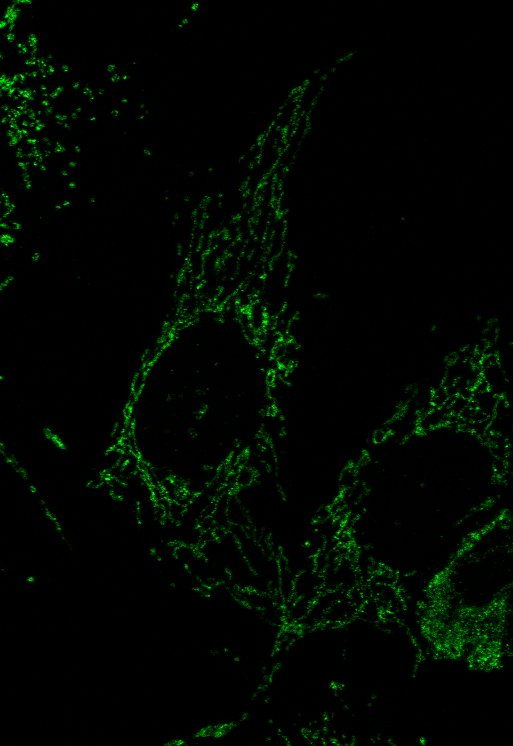
#> input picture images/mitochondria test.jpg, 513 x 746 px, found by its file name
$ jupyter execute --allow-errors 'Mitichondria Quantification.ipynb'   (shell and % lines are left out)
#> lines starting #> are read from the running program, lines starting #| are printed output that depends on the picture; after the words box and inside, x2 and y2 are one past the last pixel; in counts of white or black regions, pixels touching at a corner belong together
#> further down, img is the input picture: shape (746, 513, 3); mean B, G, R 1.5, 7.1, 1.4
[cell 1]
import cv2
import numpy as np
import matplotlib.pyplot as plt
from skimage.io import imread

[cell 2]
def getContours(img, cThr=[100,100], showCanny=False, minArea = 0, _filter=0):

    #extract ROI
#> called with showCanny = True, minArea = 0, _filter = 0
    roi = img[200:400,200:400]
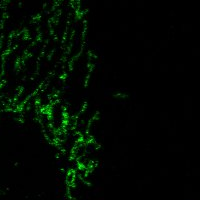
#> roi: shape (200, 200, 3); mean B, G, R 1.8, 9, 1.7

    #make a brighter image
    matrix = np.ones(roi.shape) * 2
    img_brighter = np.uint8(cv2.multiply(np.float64(roi),matrix))
    cv2.imwrite("brighter image.png",img_brighter)

    cv2.imwrite("ROI.png",roi)

    # write original image
    cv2.imwrite("original_img.png",img)
    imgGray = cv2.cvtColor(img_brighter,cv2.COLOR_BGR2GRAY)
    imgBlur = cv2.GaussianBlur(imgGray,(3,3),1)
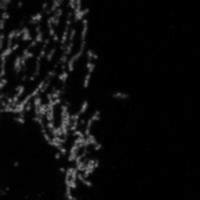
#> imgBlur: shape (200, 200); min 0, max 136, mean 11.1
    cv2.imwrite("blur_img.png",imgBlur)
    imgCanny = cv2.Canny(imgGray, cThr[0], cThr[1])
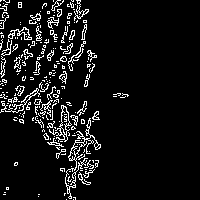
#> imgCanny: shape (200, 200); 7.9% white in thin lines or dots, all inside (x1, y1, x2, y2) = (0, 0, 129, 200)


    kerneldilate = np.ones((2,2))
    kernelerode = np.ones((1,1))
    imgDial = cv2.dilate(imgCanny, kerneldilate, iterations = 1)
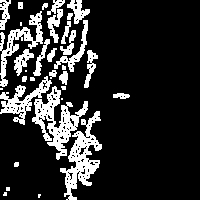
#> imgDial: shape (200, 200); 17.5% white; 33 white regions (10 under 20 px)
    imgThre = cv2.erode(imgDial, kernelerode, iterations=2)

    #if showCanny: cv2.imshow("Canny",imgCanny)
    cv2.imwrite("Dilate.png",imgDial)
    cv2.imwrite("Erode.png",imgThre)
    cv2.imwrite("Canny.png",imgCanny)
    contours, hierachy = cv2.findContours(imgThre, cv2.RETR_EXTERNAL, cv2.CHAIN_APPROX_NONE)
#> contours = 33 contours, 13 with area under 20; largest, box (x1, y1, x2, y2) and area: (32, 86, 88, 160) 1363, (60, 111, 102, 200) 1309, (0, 76, 52, 125) 711, (0, 11, 43, 87) 701, (54, 20, 88, 72) 286


    finalContours = []
    arealst = []
    perimeter = []


    for i in contours:
        area = cv2.contourArea(i)
        arealst.append(area)
        peri = cv2.arcLength(i, True)
        perimeter.append(peri)
        approx = cv2.approxPolyDP(i,0.02*peri,True)
        bbox = cv2.boundingRect(approx)
        if _filter > 0:
            if len(approx) == _filter:
                finalContours.append(len(approx),area,approx,bbox,i)
            else:
                finalContours.append((len(approx),area,approx,bbox,i))
#> this loop made 33 passes
#> (area, peri, bbox) on passes 5, 7, 10, 12, 14, 15, 18, 19, 20, 21, 22, 24: (1309, 426.4, (60, 111, 42, 89)), (57.5, 39.9, (113, 93, 17, 6)), (1363, 477, (32, 86, 56, 74)), (711, 318.9, (0, 80, 51, 45)), (67.5, 38.73, (59, 71, 9, 14)), (31, 30.49, (49, 70, 8, 9)), (168, 113.6, (84, 50, 14, 38)), (205, 90.77, (14, 49, 20, 27)), (53.5, 38.73, (47, 48, 10, 14)), (138.5, 102.2, (34, 39, 16, 37)), (119.5, 84.87, (60, 30, 16, 25)), (62.5, 63.56, (61, 21, 10, 23))
#> (area, peri, approx, bbox) on pass 30: (24, 20, [[18, 2], [18, 8], [22, 8], [22, 2]], (18, 2, 5, 7))
#> after the loop, arealst = 33 values, max 1363 at index 9, min 1 at index 5, mean 183.3; finalContours = []; perimeter = 33 values, max 477 at index 9, min 4 at index 5, mean 91.2

    #all contours
    cv2.drawContours(img_brighter, contours, -1, (255,0,0),1)
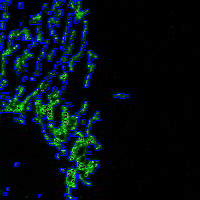
#> img_brighter: shape (200, 200, 3); mean B, G, R 20.3, 13.6, 3
    cv2.imwrite("contours.png",img_brighter)

    return img, finalContours, arealst, perimeter

[cell 3]
CONTOUR_THRESHOLD = [100,100]
SHOW_CANNY        = True
MINIMUM_AREA      = 0
FILTER            = 0
DRAW              = True
# PATH
IMAGE_PATH        = "mitochondria test.jpg"

[cell 4]
img = cv2.imread(IMAGE_PATH)

#img = cv2.resize(img, (0,0), None, 0.1,0.1)
img, finalContours, arealst, perimeter = getContours(img,
                                     cThr=CONTOUR_THRESHOLD,
                                     showCanny=SHOW_CANNY,
                                     minArea = MINIMUM_AREA,
                                    _filter=FILTER)
#> finalContours = []

[cell 5]
# Canny
img1 = plt.imread('original_img.png')
# Closed Contours
img2 = plt.imread("blur_img.png")
#> img2: shape (200, 200) float32; min 0, max 0.533, mean 0.0434
# Canny
img3 = plt.imread("Canny.png")
#Erode
img4 = plt.imread("Erode.png")
#> img4: shape (200, 200) float32; values 0 (black) and 1 (white), 17.5% white; 33 white regions (10 under 20 px), largest, box (x1, y1, x2, y2) and area: (32, 86, 88, 160) 1451, (60, 111, 102, 200) 1373, (0, 11, 43, 87) 838
#Dilate
img5 = plt.imread("Dilate.png")
# Contours
img6 = plt.imread("contours.png")
# creating objects
fig, axs = plt.subplots(2,3,figsize=(40,16))

axs[0,0].imshow(img1)
axs[0,0].set_title('Original Image')
axs[0,1].imshow(img2)
axs[0,1].set_title('Blur Image')
axs[0,2].imshow(img3)
axs[0,2].set_title('Canny Image')
axs[1,0].imshow(img4)
axs[1,0].set_title('Erode Image')
axs[1,1].imshow(img5)
axs[1,1].set_title('Dilate Image')
axs[1,2].imshow(img6)
axs[1,2].set_title('Contours Image')


plt.axis('off')
plt.show()

[cell 6]
print(finalContours)
print(arealst)
#| [4.5, 7.5, 9.0, 15.0, 1309.0, 1.0, 57.5, 2.0, 10.5, 1363.0, 11.5, 711.0, 18.0, 67.5, 31.0, 1.0, 10.5, 168.0, 205.0, 53.5, 138.5, 119.5, 3.0, 62.5, 286.0, 21.5, 701.0, 181.0, 17.5, 24.0, 215.5, 83.5, 140.5]

[cell 7]
print(perimeter)
#> (printed output is left out)

[cell 8]
import math
import pandas as pd

d = {"Area":arealst, "Perimeter":perimeter}
df = pd.DataFrame(d)
#> df = table of 33 rows and 2 columns
df["Circularity"] = (df.Perimeter ** 2)/(4*(math.pi)*df.Area)
# Remove infitiy values
df.replace([np.inf, -np.inf], np.nan, inplace=True)
#drop all NAN values
df = df.dropna(axis=0)
#> df = table of 33 rows and 3 columns
# Only display values with area greater than 10
#df = df[df['Area'] > 10]
df
#> Out = table of 33 rows and 3 columns

[cell 9]
df.plot(kind='scatter',x='Circularity', y='Area')

[cell 10]
df.plot(kind='scatter',x='Circularity', y='Perimeter')
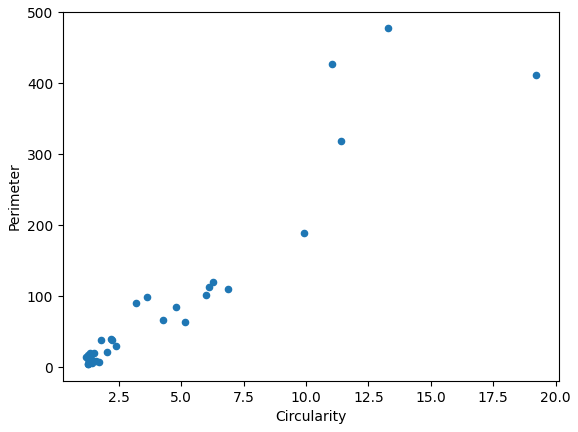
#> figure drawn by matplotlib, 1 panel

[cell 11]
# arealst.clear()
# perimeter.clear()

[cell 12]
## IQR = interquartile range
## Value +/- 1.5 IQR
## IQR = Q1 - Q3 = 9.75 - 158 = 148.25
## min -1.5 * 148, 1.5*148

[cell 13]
df.describe()
#> Out = table of 8 rows and 3 columns

[cell 14]
import seaborn as sns

sns.boxplot(x=df["Area"])
df["Area"].mean()
#> Out = 183.3
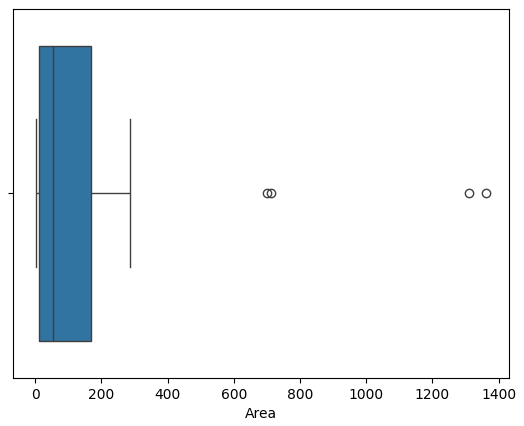
#> figure drawn by matplotlib, 1 panel

[cell 15]
sns.boxplot(x=df["Circularity"])
df["Circularity"].mean()
#> Out = 4.27
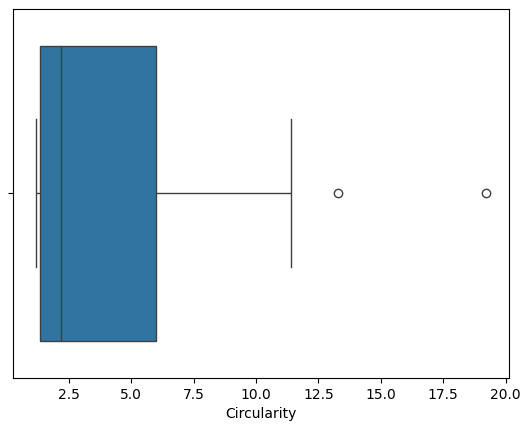
#> figure drawn by matplotlib, 1 panel

[cell 16]
#Read Image
img = plt.imread("Mitochondria test.jpg")

cThr=[100,200]

#Edit Image
imgGray = cv2.cvtColor(img,cv2.COLOR_BGR2GRAY)
#> imgGray: shape (746, 513)
imgBlur = cv2.GaussianBlur(imgGray,(5,5),1)
#> imgBlur: shape (746, 513)
imgCanny = cv2.Canny(img, cThr[0], cThr[1])
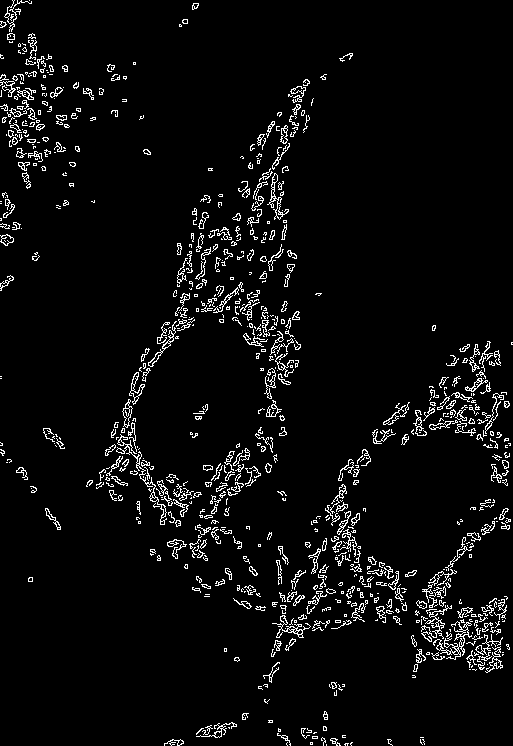
#> imgCanny: shape (746, 513); 4.7% white in thin lines or dots
kernel = np.ones((5,5))
imgDial = cv2.dilate(imgCanny, kernel, iterations = 3)
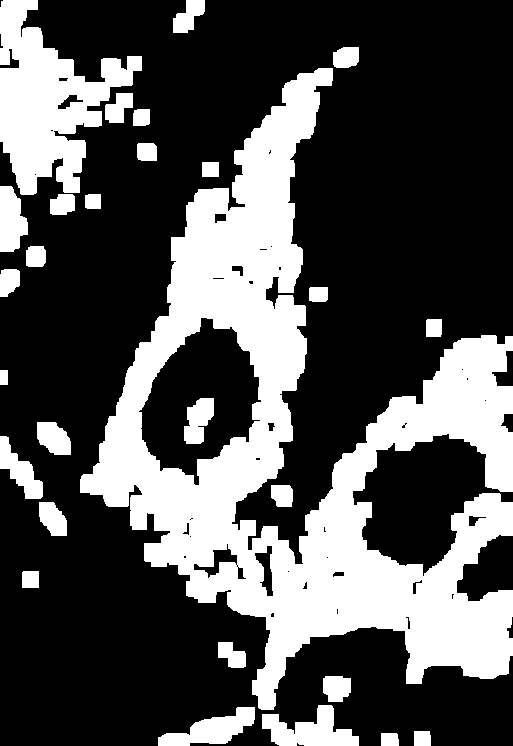
#> imgDial: shape (746, 513); 32% white; 28 white regions
#imgThre = cv2.erode(imgDial, kernel, iterations=2)
imgThre = imgDial
#if showCanny: cv2.imshow("Canny",imgCanny)
cv2.imwrite("Canny.png",imgCanny)

#Display Image
print(img.shape, img.dtype, type(img))
#| (746, 513, 3) uint8 <class 'numpy.ndarray'>
plt.figure(figsize = (5,5))
plt.imshow(imgCanny)
plt.axis("off")
plt.show()

[cell 17]
#Finding Contours
contours, hierachy = cv2.findContours(imgCanny, cv2.RETR_EXTERNAL, cv2.CHAIN_APPROX_NONE)
#> contours = 814 contours, 669 with area under 20; largest, box (x1, y1, x2, y2) and area: (433, 621, 472, 660) 201, (116, 434, 167, 525) 199, (267, 173, 289, 220) 180, (129, 372, 145, 405) 151, (272, 615, 311, 638) 142

#> (a cell that did not finish here is left out)

[cell 19]
closed_contours = []
for cnt in contours:
   if cv2.isContourConvex(cnt) == True:
      closed_contours.append(cnt)
   else:
      pass
#> this loop made 814 passes
#> cnt on passes 1, 21, 38: [[326, 744], [326, 745]], [[228, 727], [229, 728], [229, 727]], [[469, 669], [470, 669]]
#> after the loop, closed_contours = 19 contours, all with area under 20

#> (the rest of this cell did not finish here and is left out)

#> (a cell that did not finish here is left out)

[cell 21]
import pandas as pd
df = pd.DataFrame (arealst, columns = ["area"])
#> df = table of 33 rows and 1 columns
print(df)
#> (printed output is left out)

#> (a cell that did not finish here is left out)

[cell 23]
d = {"Area":arealst, "Perimeter":perimeter}

[cell 24]
df = pd.DataFrame(d)
#> df = table of 33 rows and 2 columns
df
#> Out = table of 33 rows and 2 columns

[cell 25]
import math
df["Circularity"] = (df.Perimeter ** 2)/(4*(math.pi)*df.Area)
df
#> Out = table of 33 rows and 3 columns

[cell 26]
print(list(perimeter))
#> (printed output is left out)
